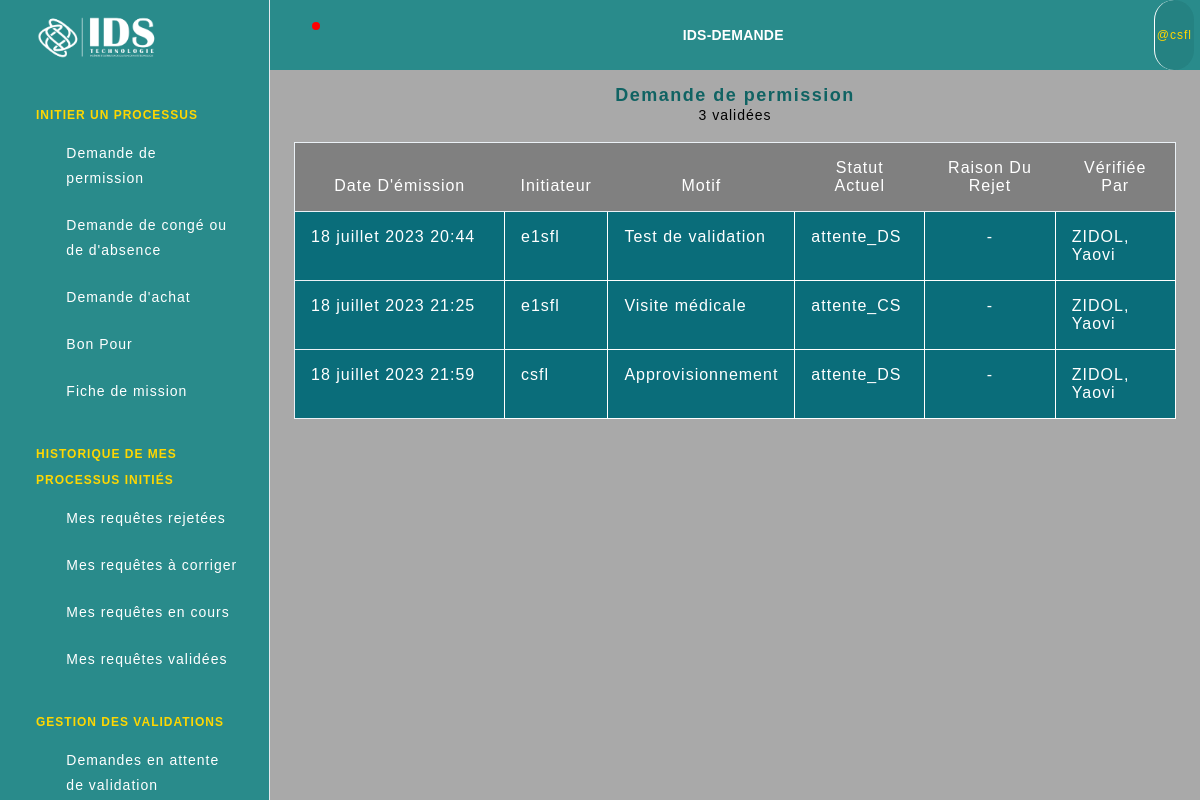
Screenshot of /ids-demande/dvv/ (signed in) with the database file from the repository.
### applicationidsdemande/models.py (models this page shows, shortened)
class Personnel(AbstractBaseUser, PermissionsMixin):
    POSTE_CHOICES = (
        ('Stagiaire', 'Stagiaire'),
        ('Employe', 'Employé'),
        ('ChefService', 'Chef Service'),
        ('Administrateur', 'Administrateur'),
        ('ServicePersonnel', 'Service Personnel'),
        ('DirecteurGeneral', 'Directeur Général'),
        ('DirecteurDepartement', 'Directeur de Département'),
    )
    SERVICE_CHOICES = (
        ('Aucun', 'Aucun Service Particulier'),
        ('ServiceReseauxClients', 'Service Reseaux et Clients'),
        ('ServiceSupportAlvanet', 'Service Support ALAVANET'),
        ('ServiceLogicielFormation', 'Service Logiciel et Formation'),
        ('ServiceCommercial', 'Service Commercial'),
        ('ServiceAdministratifRessourcesHumaines', 'Service Administratif et des Ressources Humaines'),
        ('EquipeLogistiqueCommerciale', 'Equipe Logistique et Commerciale'),
        ('Direction', 'Direction'),
        ('Administration', 'Administration'),
    )
    DIRECTION_CHOICES = (
        ('Aucune', 'Aucune Direction Particulière'),
        ('DirectionTechnique', 'Direction Technique'),
        ('DirectionCommercialeMarketingCommunication', 'Direction Commerciale, Marketing et Communication'),
        ('DirectionAdministrativeRessourcesHumaines', 'Direction Administrative et des Ressources Humaines'),
    )
    nom = models.CharField(max_length=255)
    prenom = models.CharField(max_length=255)
    username = models.CharField(max_length=30, unique=True)
    email = models.EmailField(unique=True)
    poste = models.CharField(max_length=255, choices=POSTE_CHOICES)
    service = models.CharField(max_length=255, choices=SERVICE_CHOICES)
    direction = models.CharField(max_length=100, choices=DIRECTION_CHOICES, default="")
    telephone = PhoneNumberField()
    is_active = models.BooleanField(default=True)
    is_staff = models.BooleanField(default=False)
    objects = CustomUserManager()
    USERNAME_FIELD = 'username'
    REQUIRED_FIELDS = ['nom', 'prenom', 'email', 'poste', 'service', 'telephone']

class DemandePermission(models.Model):
    initiateur = models.ForeignKey(Personnel, on_delete=models.SET_NULL, null=True, blank=True, related_name='demandes_initiees')
    validateurs = models.ManyToManyField(Personnel, blank=True, related_name='demandes_validees')
    rejeteurs_strict = models.ManyToManyField(Personnel, blank=True, related_name='demandes_strictements_rejetees')
    rejeteurs_pour_correction = models.ManyToManyField(Personnel, blank=True, related_name='demandes_rejetees_pour_corrections')
    valide_par = models.ForeignKey(Personnel, on_delete=models.SET_NULL, null=True, blank=True, related_name='demandes_vérifiees')
    date_emission = models.DateTimeField(default=timezone.now)
    statut = models.CharField(max_length=50, choices=STATUT_CHOICES)
    NomComplet = models.CharField(max_length=100)
    poste = models.CharField(max_length=100, choices=POSTE_CHOICES)
    service = models.CharField(max_length=255, choices=SERVICE_CHOICES)
    direction = models.CharField(max_length=100, choices=DIRECTION_CHOICES, default="")
    motif = models.TextField()
    lieu = models.CharField(max_length=100)
    date_heure_sortie = models.DateTimeField()
    date_heure_retour = models.DateTimeField()
    raison_rejet = models.TextField(blank=True, null=True)

### applicationidsdemande/views.py (the view)
# urls.py: path('dvv/', demandes_validees_validateur, name='demandes_validees_validateur'),
@login_required(login_url="/")
def demandes_validees_validateur(request):
    POSTE_VALIDATEUR = ['ChefService', 'DirecteurDepartement', 'ServicePersonnel', 'DirecteurGenenral']
    user = request.user
    if user.poste in POSTE_VALIDATEUR:
        demandes_validees = DemandePermission.objects.filter(validateurs=user)
        total_demandes_validees = demandes_validees.count()
        context = {'demandes_validees': demandes_validees, 'total_demandes_validees': total_demandes_validees}
        return render(request, 'demandes_validees_validateur.html', context)
    else:
        return redirect('applicationidsdemande:erreur')

### templates/demandes_validees_validateur.html (shortened to what this page needs)
{% extends 'base2.html' %}
{% load static %}
    {% block content %}
    <div class="text-center">
        <h1 class="typeservice">Demande de permission</h1>
        <p class="nbr-total">{{ total_demandes_validees }} validées</p>
        </div>
        <div class="table-responsive">
            {% if total_demandes_validees > 0 %}
            <table class="table">
              <thead>
                <tr>
                  <th scope="col">Date d'émission</th>
                  <th scope="col">Initiateur</th>
                  <th scope="col">Motif</th>
                  <th scope="col">Statut actuel</th>
                  <th scope="col">Raison du rejet</th>
                  <th scope="col">Vérifiée par</th>
                </tr>
              </thead>
              <tbody>
                {% for demande in demandes_validees %}
                <tr>
                  <th scope="row" style="font-weight: normal; min-width: 210px;">{{ demande.date_emission }}</th>
                  <td>{{ demande.initiateur }}</td>
                  <td>{{ demande.motif }}</td>
                  <td>{{ demande.statut }}</td>
                  {% if demande.statut == 'rejetee' or demande.statut == 'a_corriger' %}
                  <td style="min-width: 200px; text-align: justify;">{{ demande.raison_rejet }}</td>
                  {% else %}
                  <td style="text-align: center;">-</td>
                  {% endif %}
                  {% if demande.valide_par != None %}
                  <td><span class="poste_service">{{ demande.valide_par.nom }}, {{ demande.valide_par.prenom }}</span></td>
                  {% else %}
                  <td style="text-align: center;">-</td>
                  {% endif %}
                </tr>
                {% endfor %}
              </tbody>
            </table>
            {% else %}
            <p class="empty container"> aucune demande validée</p>
            {% endif %}
          </div>
    {% endblock %}

### templates/base2.html (shortened to what this page needs)
{% load static %}
<head>
  <link rel="stylesheet" href="{% static 'css/styles.min.css' %}"/>
</head>
<body>
  <div class="page-wrapper" id="main-wrapper" data-layout="vertical" data-navbarbg="skin6" data-sidebartype="full"
    data-sidebar-position="fixed" data-header-position="fixed">
    <aside class="left-sidebar">
      <div>
        <div class="brand-logo d-flex align-items-center justify-content-between">
          <a href="#" class="text-nowrap logo-img">
            <img class="logo" src="{% static '/images/idslogo.png' %}" alt="idslogo" width="150" height="75">
        </a>
        </div>
        <nav class="sidebar-nav scroll-sidebar" data-simplebar="">
          <ul id="sidebarnav">
            {% if user.poste != 'DirecteurGeneral' %}
            <li class="nav-small-cap">
                <span class="hide-menu hide-menu-title">INITIER UN PROCESSUS</span>
            </li>
            <li class="sidebar-item">
                <a class="sidebar-link" href="{% url 'applicationidsdemande:demande_permission' %}" aria-expanded="false">
                    <span>
                        <i class="ti ti-file-description"></i>
                    </span>
                    <span class="hide-menu">Demande de <br> permission</span>
                </a>
            </li>
            <li class="sidebar-item">
                <a class="sidebar-link" href="#" aria-expanded="false">
                    <span>
                        <i class="ti ti-file-description"></i>
                    </span>
                    <span class="hide-menu">Demande de congé ou <br> de d'absence</span>
                </a>
            </li>
            <li class="sidebar-item">
                <a class="sidebar-link" href="#" aria-expanded="false">
                    <span>
                        <i class="ti ti-file-description"></i>
                    </span>
                    <span class="hide-menu">Demande d'achat</span>
                </a>
            </li>
            <li class="sidebar-item">
                <a class="sidebar-link" href="#" aria-expanded="false">
                    <span>
                        <i class="ti ti-file-description"></i>
                    </span>
                    <span class="hide-menu">Bon Pour</span>
                </a>
            </li>
            <li class="sidebar-item">
                <a class="sidebar-link" href="#" aria-expanded="false">
                    <span>
                        <i class="ti ti-file-description"></i>
                    </span>
                    <span class="hide-menu">Fiche de mission</span>
                </a>
            </li>
            <li class="nav-small-cap">
              <span class="hide-menu hide-menu-title">HISTORIQUE DE MES PROCESSUS INITIÉS</span>
            </li>
            <li class="sidebar-item">
                <a class="sidebar-link" href="{% url 'applicationidsdemande:demandes_rejetees_initiateur' %}" aria-expanded="false">
                  <span>
                    <i class="ti ti-alert-circle"></i>
                  </span>
                  <span class="hide-menu">Mes requêtes rejetées</span>
                </a>
              </li>
              <li class="sidebar-item">
                <a class="sidebar-link" href="{% url 'applicationidsdemande:demandes_a_corriger_initiateur' %}" aria-expanded="false">
                  <span>
                    <i class="ti ti-alert-circle"></i>
                  </span>
                  <span class="hide-menu">Mes requêtes à corriger</span>
                </a>
              </li>
              <li class="sidebar-item">
                <a class="sidebar-link" href="{% url 'applicationidsdemande:demandes_encours_initiateur' %}" aria-expanded="false">
                  <span>
                    <i class="ti ti-alert-circle"></i>
                  </span>
                  <span class="hide-menu">Mes requêtes en cours</span>
                </a>
              </li>
              <li class="sidebar-item">
                <a class="sidebar-link" href="{% url 'applicationidsdemande:demandes_validees_initiateur' %}" aria-expanded="false">
                  <span>
                    <i class="ti ti-alert-circle"></i>
                  </span>
                  <span class="hide-menu">Mes requêtes validées</span>
                </a>
              </li>
              {% endif %}
              {% if user.poste == 'DirecteurGeneral' or user.poste == 'ServicePersonnel' or user.poste == 'DirecteurDepartement' or user.poste == 'ChefService' %}
              <li class="nav-small-cap">
              <span class="hide-menu hide-menu-title">GESTION DES VALIDATIONS</span>
            </li>
            <li class="sidebar-item">
              <a class="sidebar-link" href="{% url 'applicationidsdemande:controle' %}" aria-expanded="false">
                <span>
                  <i class="ti ti-aperture"></i>
                </span>
                <span class="hide-menu">Demandes en attente <br> de validation</span>
              </a>
            </li>
            {% endif %}
          </ul>
        </nav>
      </div>
    </aside>
    <div class="body-wrapper">
      <header class="app-header">
        <nav class="navbar navbar-expand-lg navbar-light">
          <ul class="navbar-nav">
            <li class="nav-item">
              <a class="nav-link" href="{% url 'applicationidsdemande:notifications' %}">
                <i class="ti ti-bell-ringing notification-icone"></i>
                <div class="notification rounded-circle notification-point"></div>
              </a>
            </li>
          </ul>
          <div class="navbar-collapse justify-content-end px-0" id="navbarNav">
            <ul class="navbar-nav flex-row ms-auto align-items-center justify-content-end">
              <li class="nav-item dropdown haut-ids-demande">IDS-DEMANDE</li>
            </ul>
          </div>
          <div class="navbar-collapse justify-content-end px-0" id="navbarNav">
            <ul class="navbar-nav flex-row ms-auto align-items-center justify-content-end">
              <li class="nav-item dropdown">
                <span class="nav-link" href="#" id="drop2" data-bs-toggle="dropdown"
                  aria-expanded="false"> <span class="utilisateur-connecte">@{{ user.username }}</span>
                </span>
              </li>
            </ul>
          </div>
        </nav>
      </header>
      <div class="container-fluid">
        {% block content %}
        {% endblock %}
      </div>
    </div>
  </div>
</body>
</html>

### templates/base2.html (style rules this page uses)
body { font-family: Arial, Helvetica, sans-serif; letter-spacing: 1; background-color: darkgray; }
h1 { font-size: 18px; font-weight: bold; font-family: Arial, Helvetica, sans-serif; letter-spacing: 1.5; color: #106363; }
.left-sidebar, .app-header { background: linear-gradient(to bottom right, #298b8b, #298b8b); }
.ti { color: black; }
.notification-icone { color: gold; margin-left: -15px; }
.notification { background-color: red; }
.utilisateur-connecte { color: gold; font-size: 12px; background-color: rgba(3, 51, 51, 0.1); border-radius: 50px; margin-right: -35px; padding: 0 2px; border-left: solid 1px white; cursor: pointer; }
.haut-ids-demande { color: white; font-weight: bold; letter-spacing: 0.2; }
.hide-menu { color: white; }
.hide-menu-title { color: gold; }
.nbr-total { color: black; margin-top: -10px; }
table { border: 1px white solid; background: linear-gradient(to bottom right, #0a6d7a, #0a6d7a); }
th { font-weight: normal; }
td { border: 1px white solid; border-radius: 5px; }
thead { text-align: center; background: linear-gradient(to bottom right, gray, gray); text-transform: capitalize; color: white; }
tbody { color: white; }

### rows the page displays
Personnel: username "csfl"
DemandePermission: date_emission "18 juillet 2023 20:44", initiateur "e1sfl", motif "Test de validation", statut "attente_DS", valide_par.nom "ZIDOL", valide_par.prenom "Yaovi"
DemandePermission: date_emission "18 juillet 2023 21:25", initiateur "e1sfl", motif "Visite médicale", statut "attente_CS", valide_par.nom "ZIDOL", valide_par.prenom "Yaovi"
DemandePermission: date_emission "18 juillet 2023 21:59", initiateur "csfl", motif "Approvisionnement", statut "attente_DS", valide_par.nom "ZIDOL", valide_par.prenom "Yaovi"

### other values shown
{{ total_demandes_validees }} "3"
